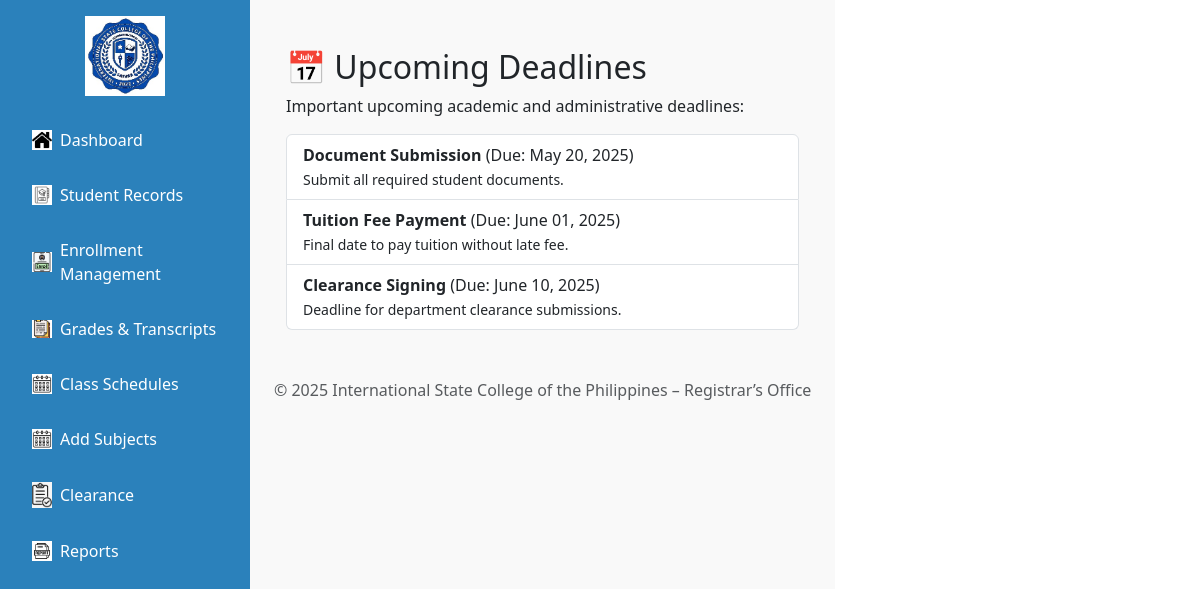
/Registrar/registrar.php?page=upcoming_deadlines, run on the app's committed database.
### tables this page shows
CREATE TABLE `deadlines` (
  `id` int(11) NOT NULL,
  `title` varchar(255) NOT NULL,
  `due_date` date NOT NULL,
  `description` text DEFAULT NULL
);

### Registrar/pages/upcoming_deadlines.php (the view, shortened to what this page needs)
<?php
$conn = new mysqli("localhost", "root", "", "iscpdb");
$today = date('Y-m-d');
$deadlines = $conn->query("SELECT * FROM deadlines WHERE due_date >= '$today' ORDER BY due_date ASC");
?>
<div class="container mt-4">
    <h2>📅 Upcoming Deadlines</h2>
    <p>Important upcoming academic and administrative deadlines:</p>
    <?php if ($deadlines->num_rows > 0): ?>
        <ul class="list-group">
            <?php while ($row = $deadlines->fetch_assoc()): ?>
                <li class="list-group-item">
                    <strong><?= htmlspecialchars($row['title']) ?></strong>
                    (Due: <?= date('F d, Y', strtotime($row['due_date'])) ?>)
                    <br>
                    <small><?= htmlspecialchars($row['description']) ?></small>
                </li>
            <?php endwhile; ?>
        </ul>
    <?php else: ?>
        <div class="alert alert-info mt-3">No upcoming deadlines found.</div>
    <?php endif; ?>
</div>

### Registrar/assets/css/style.css (style rules this page uses)
body { margin: 0; font-family: Arial, sans-serif; display: flex; height: 100vh; }
h2, .nav-link { font-weight: bold; }

### data on the page
deadlines: title "Document Submission", due_date "May 20, 2025", description "Submit all required student documents."
deadlines: title "Tuition Fee Payment", due_date "June 01, 2025", description "Final date to pay tuition without late fee."
deadlines: title "Clearance Signing", due_date "June 10, 2025", description "Deadline for department clearance submissions."
